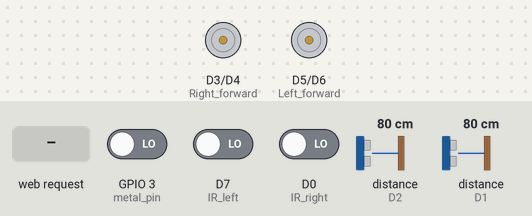
The sketch below on a simulated ESP8266 (NodeMCU). Shown: motor-driver pin pairs drawn as motors (green arrow = first pin HIGH = forward, orange = second pin HIGH = backward, longer = more drive). The inputs (shaded band) are chosen by the test bench; at power-on: GPIO 3 (metal_pin) LOW, D7 (IR_left) LOW, D0 (IR_right) LOW, distance to the obstacle (sensors on D2, D1) 80 cm. The echo pulse lasts 58.3 µs per cm.

Above: at 1.2 s.
1.3 s: HTTP request GET /mode received
At 3.0 s:
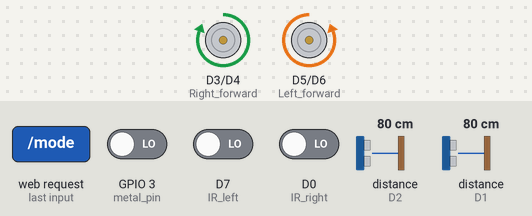
3.3 s: GPIO 3 (metal_pin) driven HIGH
At 6.05 s:
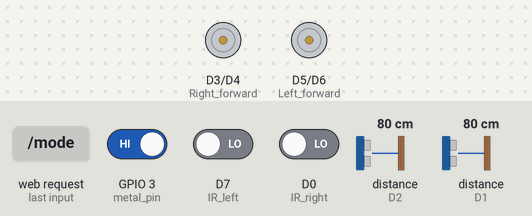
6.3 s: HTTP request GET /forward received
At 7.5 s:
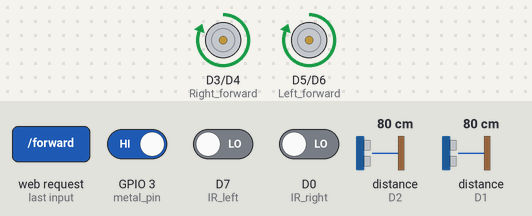
7.8 s: HTTP request GET /right received
At 8.7 s:
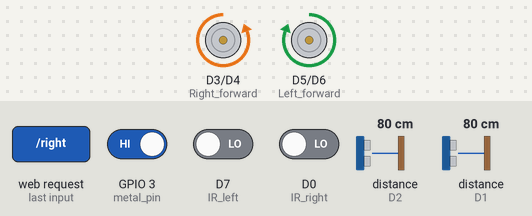
9.3 s: HTTP request GET /reverse received
At 9.9 s:
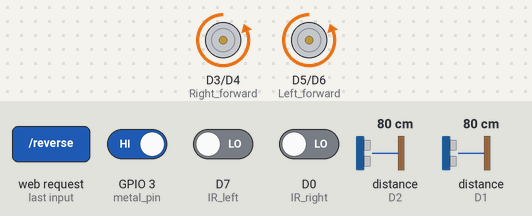
Timing chart, 0 to 11.8 s (numbered marks = the images above; inputs shaded):
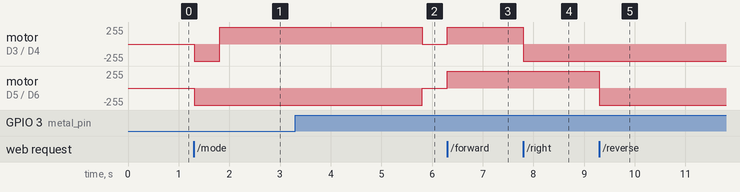

The sketch:

auto_rc.ino
```cpp
#include "Arduino.h"
#include <ESP8266WiFi.h>

// de watchdog-timer gaf te veel problemen.

#define Right_forward D3
#define Left_forward D5
#define Right_back D4
#define Left_back D6
#define IR_right D0
#define Echo_front D2
#define Echo_down D1
#define IR_left D7
#define Trigger D8
#define metal_pin 3

// Variabelen
const char* ssid = "autobots9000";
const char* passwd = "peepoopeepoo9000";

WiFiServer server(80);

String  data ="";
WiFiClient client;

bool mode = false;


void setup() {
    Serial.begin(9600);
    WiFi.softAP(ssid, passwd);
    server.begin();

    pinMode(Right_forward,OUTPUT);   //right forward
    pinMode(Left_forward,OUTPUT);   //right back
    pinMode(Right_back,OUTPUT);   //left forward
    pinMode(Left_back,OUTPUT);   //left back

    pinMode(Echo_down,INPUT);
    pinMode(Echo_front,INPUT);
    pinMode(IR_right,INPUT);
    pinMode(IR_left,INPUT);

    pinMode(Trigger,OUTPUT);

    pinMode(metal_pin,FUNCTION_3);
}


void loop(){
    client = server.available();
    if (!client) return;
    data = checkClient ();

    if (data == "mode")
    {
        forward();
        check_ir();
        ultrasonic_down();
        check_metal();
        delay(100);
        ultrasonic_front();
    }

    else if (data == "forward") forward();

    else if (data == "reverse") backward();

    else if (data == "left") remote_left();

    else if (data == "right") remote_right();

    else if (data == "stop") stop_motor();
}

void stop_motor()
{
    digitalWrite(Right_forward,LOW);
    digitalWrite(Left_forward,LOW);
    digitalWrite(Right_back,LOW);
    digitalWrite(Left_back,LOW);
}

void forward()
{
    digitalWrite(Right_forward,HIGH);
    digitalWrite(Left_forward,HIGH);
    digitalWrite(Right_back,LOW);
    digitalWrite(Left_back,LOW);
}

void backward()
{
    digitalWrite(Right_back,HIGH);
    digitalWrite(Left_back,HIGH);
    digitalWrite(Right_forward,LOW);
    digitalWrite(Left_forward,LOW);
    delay(500);
}

void remote_right()
{
    digitalWrite(Right_back,HIGH);
    digitalWrite(Right_forward,LOW);
    digitalWrite(Left_forward,HIGH);
    digitalWrite(Left_back,LOW);
}

void remote_left()
{
    digitalWrite(Left_back,HIGH);
    digitalWrite(Left_forward,LOW);
    digitalWrite(Right_forward,HIGH);
    digitalWrite(Right_back,LOW);
}

void turn_right(int radius)
{
    // unsigned long current_time = millis();
    // stop_motor();

    // while ((millis() - current_time) < (radius*100))
    // {
    //     digitalWrite(Right_back,HIGH);
    //     digitalWrite(Right_forward,LOW);
    //     digitalWrite(Left_forward,HIGH);
    //     digitalWrite(Left_back,LOW);
    // }

    digitalWrite(Right_back,HIGH);
    digitalWrite(Right_forward,LOW);
    digitalWrite(Left_forward,HIGH);
    digitalWrite(Left_back,LOW);
    delay(radius*100);
    // stop_motor();
    stop_motor();
}

void turn_left(int radius)
{
    // unsigned long current_time = millis();
    // stop_motor();

    digitalWrite(Left_back,HIGH);
    digitalWrite(Left_forward,LOW);
    digitalWrite(Right_forward,HIGH);
    digitalWrite(Right_back,LOW);
    delay(radius*100);
    // while ((millis() - current_time) < (radius*100))
    // {

    // }
    // Serial.print("rotated");
    stop_motor();
}


void check_ir()
{
    pinMode(IR_right,INPUT);
    pinMode(IR_left,INPUT);
    int right_ir = digitalRead(IR_right);
    int left_ir = digitalRead(IR_left);


    if (right_ir > 0)
    {

        turn_left(9);
    }

    if (left_ir > 0)
    {
        turn_right(9);
    }
}

void ultrasonic_down()
{
    digitalWrite(Trigger, LOW);
    delayMicroseconds(5);
    digitalWrite(Trigger, HIGH);
    delayMicroseconds(10);
    digitalWrite(Trigger, LOW);

    pinMode(Echo_down,INPUT);

    int duration = pulseIn(Echo_down, HIGH);

    int cm = (((duration/2) / 29.1)-4);
    // Serial.print(cm);
    // Serial.print("cm down");
    // Serial.println();

    if (cm > 5 && cm < 200)
    {
        backward();
        turn_left(40);
    }

}


void ultrasonic_front()
{
    digitalWrite(Trigger, LOW);
    delayMicroseconds(5);
    digitalWrite(Trigger, HIGH);
    delayMicroseconds(10);
    digitalWrite(Trigger, LOW);

    pinMode(Echo_front,INPUT);

    int duration = pulseIn(Echo_front, HIGH);

    int cm = (((duration/2) / 29.1));
    // Serial.print(cm);
    // Serial.print("cm front");
    // Serial.println();

    if (cm < 11 && cm < 200 && cm> 0)
    {
        // turn_left(18);
        backward();
        backward();
        turn_right(18);
    }
}

void check_metal()
{
   int metal =  digitalRead(metal_pin);

   if (metal == 0)
   {
       backward();
       backward();
       stop_motor();
       delay(10000);
   }
}

String checkClient (void)
{
  while(!client.available()) delay(1);
  String request = client.readStringUntil('\r');
  request.remove(0, 5);
  request.remove(request.length()-9,9);
  return request;
}
```

Measured:
- after the input at 1.3 s, motor on D3 (Right_forward) / D4 (Right_back): stopped → backward 255/255 at once, → forward 255/255 0.50 s later; motor on D5 (Left_forward) / D6 (Left_back): stopped → backward 255/255 at once
- after the input at 3.3 s, motor on D3 (Right_forward) / D4 (Right_back): forward 255/255 → stopped after 2.5 s; motor on D5 (Left_forward) / D6 (Left_back): backward 255/255 → stopped after 2.5 s
- after the input at 6.3 s, motor on D3 (Right_forward) / D4 (Right_back), motor on D5 (Left_forward) / D6 (Left_back): stopped → forward 255/255 at once
- after the input at 7.8 s, motor on D3 (Right_forward) / D4 (Right_back): forward 255/255 → backward 255/255 at once
- after the input at 9.3 s, motor on D5 (Left_forward) / D6 (Left_back): forward 255/255 → backward 255/255 at once
